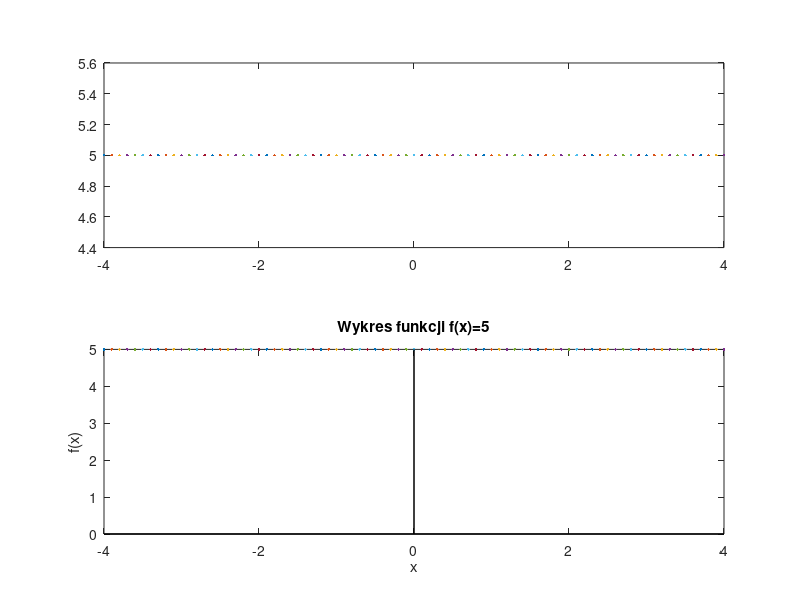

Reproduce this figure in MATLAB.
%skrypt rysuje wykres wybranej funkcji na przedziale[-4,4]
clear
wzor1 = input("podaj wzór funkcji f_1 zmiennej x: ","s")
wzor1 = strrep(wzor1, ".^", "^");
wzor1_str = wzor1;
wzor1_str = strrep(wzor1, "*", "·");
wzor1 = strrep(wzor1, "^", ".^");

wzor2 = input("podaj wzór funkcji f_1 zmiennej x: ","s")
wzor2 = strrep(wzor2, ".^", "^");
wzor2_str = wzor2;
wzor2_str = strrep(wzor2, "*", "·");
wzor2 = strrep(wzor2, "^", ".^");

x = [-4:0.1:4];
y1 = eval(wzor1);
y2 = eval(wzor2);

h=figure;
set(h,'visible','off');
#plot(x,y1); %kreslenie wykresu y=f(x)
subplot (2, 1, 1)
plot (x, y1);
subplot (2, 1, 2)
plot(x, y2);
title(sprintf("Wykres funkcji f(x)=%s", wzor1_str));
line(xlim, zeros(2), "linestyle", "-", "color", "black");
line(zeros(2), ylim, "linestyle", "-", "color", "black");
xlabel("x");
ylabel("f(x)");
print(h, "-dpng", "output.png")
%pause()